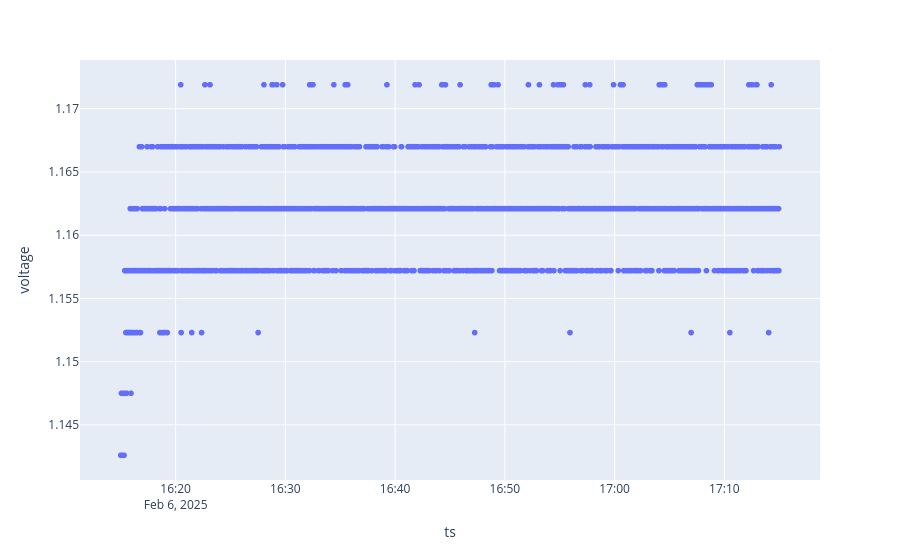

Notebook code cell kept with this figure:
### Code cell
fig = px.scatter(zero, x=zero.index, y=zero.voltage)
fig.show()

### Figure 1 — Plotly figure (JSON) as saved in the notebook; plotly's stock layout.template omitted (floating-point values rounded to 4 significant figures; data arrays with more than 128 entries replaced by an {"elided": "..."} marker saying what was removed)
{"data": [{"hovertemplate": "ts=%{x}<br>voltage=%{y}<extra></extra>", "legendgroup": "", "marker": {"color": "#636efa", "symbol": "circle"}, "mode": "markers", "name": "", "showlegend": false, "type": "scattergl", "x": {"elided": "1802 str values"}, "xaxis": "x", "y": {"elided": "1802 float values"}, "yaxis": "y"}], "layout": {"legend": {"tracegroupgap": 0}, "margin": {"t": 60}, "xaxis": {"anchor": "y", "domain": [0, 1], "title": {"text": "ts"}}, "yaxis": {"anchor": "x", "domain": [0, 1], "title": {"text": "voltage"}}}}
